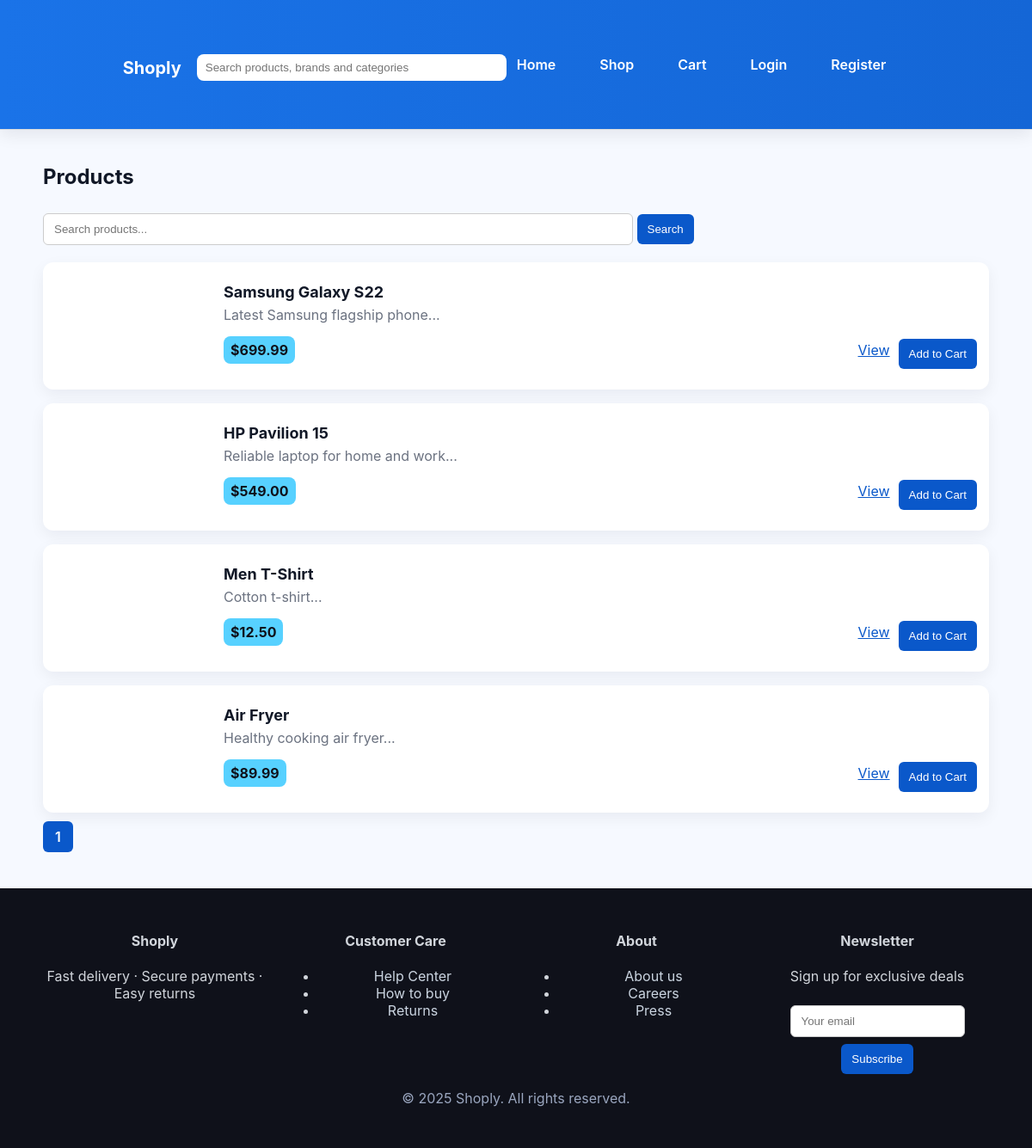
/products.php, run on the app's committed database.
### tables this page shows
CREATE TABLE products (
  id INT AUTO_INCREMENT PRIMARY KEY,
  category_id INT,
  name VARCHAR(150) NOT NULL,
  description TEXT,
  price DECIMAL(10,2) NOT NULL DEFAULT 0,
  image VARCHAR(255),
  created_at TIMESTAMP DEFAULT CURRENT_TIMESTAMP,
  FOREIGN KEY (category_id) REFERENCES categories(id)
);

### products.php (the view, shortened to what this page needs)
<?php
require_once __DIR__ . '/includes/db.php';
require_once __DIR__ . '/includes/header.php';
$search = $_GET['search'] ?? '';
$page = max(1, intval($_GET['page'] ?? 1));
$limit = 12;
$offset = ($page - 1) * $limit;
$where = '';
$params = [];
$stmt = $pdo->prepare("SELECT COUNT(*) FROM products $where");
$stmt->execute($params);
$total = $stmt->fetchColumn();
$pages = max(1, ceil($total / $limit));
$sql = "SELECT * FROM products $where ORDER BY created_at DESC LIMIT $limit OFFSET $offset";
$stmt = $pdo->prepare($sql);
$stmt->execute($params);
$products = $stmt->fetchAll(PDO::FETCH_ASSOC);
?>
<h2>Products</h2>
<form method="get" style="margin-top:10px;">
  <input type="text" name="search" value="<?=htmlspecialchars($search)?>" placeholder="Search products..." style="width:60%;">
  <button type="submit">Search</button>
</form>
<div class="product-list">
<?php foreach($products as $p): ?>
  <div class="product-card">
    <img src="<?= $p['image'] ? '/jumia_clone/uploads/products/'.htmlspecialchars($p['image']) : '/jumia_clone/assets/images/placeholder.png' ?>" alt="<?=htmlspecialchars($p['name'])?>">
    <div class="meta">
      <h3><?=htmlspecialchars($p['name'])?></h3>
      <p class="desc"><?=htmlspecialchars(substr($p['description'],0,180))?>...</p>
      <div style="display:flex;align-items:center;justify-content:space-between;margin-top:10px;">
        <div>
          <span class="badge">$<?=number_format($p['price'],2)?></span>
        </div>
        <div class="actions">
          <a href="/jumia_clone/product.php?id=<?=$p['id']?>">View</a>
          <form method="post" action="/jumia_clone/add_to_cart.php" style="display:inline-block;margin:0;">
            <button type="submit">Add to Cart</button>
          </form>
        </div>
      </div>
    </div>
  </div>
<?php endforeach; ?>
</div>
<div class="pagination" style="margin-top:18px;">
<?php for($i=1;$i<=$pages;$i++): ?>
  <a href="?search=<?=urlencode($search)?>&page=<?=$i?>" class="<?= $i==$page?'active':'' ?>"><?=$i?></a>
<?php endfor; ?>
</div>
<?php require_once __DIR__ . '/includes/footer.php'; ?>

### includes/header.php (shortened to what this page needs)
<!doctype html>
<html lang="en">
<head>
  <link rel="stylesheet" href="<?= BASE_URL ?>assets/css/style.css">
</head>
<body>
<header class="site-header">
  <div class="container">
    <div style="display:flex;align-items:center;gap:18px;">
      <h1><a href="<?= BASE_URL ?>index.php">Shoply</a></h1>
      <form class="search" action="<?= BASE_URL ?>products.php" method="get" style="margin:0;">
        <input type="search" name="search" placeholder="Search products, brands and categories">
      </form>
    </div>
    <nav class="nav">
      <a href="<?= BASE_URL ?>index.php">Home</a>
      <a href="<?= BASE_URL ?>products.php">Shop</a>
      <a href="<?= BASE_URL ?>view_cart.php">Cart</a>
      <?php if(isset($_SESSION['user'])): ?>
        <a href="<?= BASE_URL ?>profile.php">Hi, <?= htmlspecialchars($_SESSION['user']['username']) ?></a>
        <?php if($_SESSION['user']['role']=='admin'): ?>
          <a href="<?= BASE_URL ?>admin/dashboard.php">Admin</a>
        <?php endif; ?>
        <a href="<?= BASE_URL ?>logout.php">Logout</a>
      <?php else: ?>
        <a href="<?= BASE_URL ?>login.php">Login</a>
        <a href="<?= BASE_URL ?>register.php">Register</a>
      <?php endif; ?>
    </nav>
  </div>
</header>
<main class="container">

### includes/footer.php (shortened to what this page needs)
  </main>
  <footer class="site-footer">
    <div class="footer-grid">
      <div>
        <h4>Shoply</h4>
        <p>Fast delivery · Secure payments · Easy returns</p>
      </div>
      <div>
        <h4>Customer Care</h4>
        <ul>
          <li><a href="#">Help Center</a></li>
          <li><a href="#">How to buy</a></li>
          <li><a href="#">Returns</a></li>
        </ul>
      </div>
      <div>
        <h4>About</h4>
        <ul>
          <li><a href="#">About us</a></li>
          <li><a href="#">Careers</a></li>
          <li><a href="#">Press</a></li>
        </ul>
      </div>
      <div>
        <h4>Newsletter</h4>
        <p>Sign up for exclusive deals</p>
        <form method="post" action="/jumia_clone/subscribe.php"><input type="email" name="email" placeholder="Your email"><button type="submit">Subscribe</button></form>
      </div>
    </div>
    <div style="text-align:center;padding:18px;color:#9aa6bf;">&copy; <?=date('Y')?> Shoply. All rights reserved.</div>
  </footer>
</body>
</html>

### assets/css/style.css (style rules this page uses)
body { font-family:Arial,Helvetica,sans-serif;background:#f6f6f6;color:#222;margin:0;padding:0 }
.container { max-width:1000px;margin:0 auto;padding:20px }
.site-header { background:#0a58ca;color:#fff;padding:10px 0 }
.site-header a { color:#fff;text-decoration:none }
.site-footer { background:#222;color:#ddd;padding:10px;text-align:center;margin-top:20px }
.pagination { margin-top:20px; }
.pagination a { padding:6px 12px; background:#ddd; margin-right:4px; text-decoration:none; border-radius:4px; }
.pagination a.active { background:#0a58ca; color:white; }
body { font-family: Arial, sans-serif; background: #f5f6fa; color: #333; margin: 0; padding: 0; }
a { color: #0a58ca; }
header { background: #fff; padding: 15px 25px; border-bottom: 1px solid #ddd; display: flex; justify-content: space-between; align-items: center; }
header .nav a { margin-right: 15px; font-weight: 600; }
input, select, button { padding: 10px 12px; border-radius: 6px; border: 1px solid #ccc; margin-top: 8px; }
button { background: #0a58ca; color: #fff; border: none; cursor: pointer; transition: background .2s ease; }
.pagination a { padding: 8px 14px; background:#ddd; margin-right:4px; text-decoration:none; border-radius:6px; font-weight:600; }
:root { --primary: #1A73E8; --dark: #0F111A; --accent: #57D1FF; --light: #F6F9FF; --muted: #6b7280; --card-radius: 12px; }
body { background: var(--light); color: #111827; font-family: Inter, Arial, sans-serif; margin:0; padding:0; }
.container { max-width:1100px; margin:0 auto; padding:20px; }
.site-header { background: linear-gradient(90deg,var(--primary),#1466d6); color:white; padding:14px 0; box-shadow:0 6px 18px rgba(15,17,26,0.08); position:sticky; top:0; z-index:1000 }
.site-header .container { display:flex; align-items:center; justify-content:space-between; }
.site-header h1 a { color:white; text-decoration:none; font-size:20px; font-weight:700; }
.site-header .nav { display:flex; align-items:center; gap:12px; }
.site-header .nav a { color:white; text-decoration:none; font-weight:600; padding:8px 12px; border-radius:8px; }
.site-header input[type="search"] { padding:8px 10px; border-radius:8px; border:none; width:360px; max-width:360px; }
.site-footer { background: var(--dark); color:#d1d5db; padding:30px 0; margin-top:30px; }
.site-footer .footer-grid { display:grid; grid-template-columns:repeat(4,1fr); gap:20px; max-width:1100px; margin:0 auto; padding:0 20px; }
.site-footer a { color: #cbd5e1; text-decoration:none; }
.product-list { display:flex; flex-direction:column; gap:16px; margin-top:20px; }
.product-card { display:flex; gap:16px; background:white; padding:14px; border-radius:var(--card-radius); align-items:center; box-shadow:0 6px 18px rgba(15,17,26,0.06); }
.product-card img { width:180px; height:120px; object-fit:cover; border-radius:8px; }
.product-card .meta { flex:1; }
.product-card h3 { margin:0 0 6px 0; font-size:18px; }
.product-card p.desc { margin:0 0 8px 0; color:var(--muted); }
.product-card .actions { display:flex; align-items:center; gap:10px; }
.badge { background:var(--accent); color:var(--dark); padding:6px 8px; border-radius:8px; font-weight:700; }

### data on the page
products: name "Samsung Galaxy S22", description "Latest Samsung flagship phone", price "699.99"
products: name "HP Pavilion 15", description "Reliable laptop for home and work", price "549.00"
products: name "Men T-Shirt", description "Cotton t-shirt", price "12.50"
products: name "Air Fryer", description "Healthy cooking air fryer", price "89.99"
